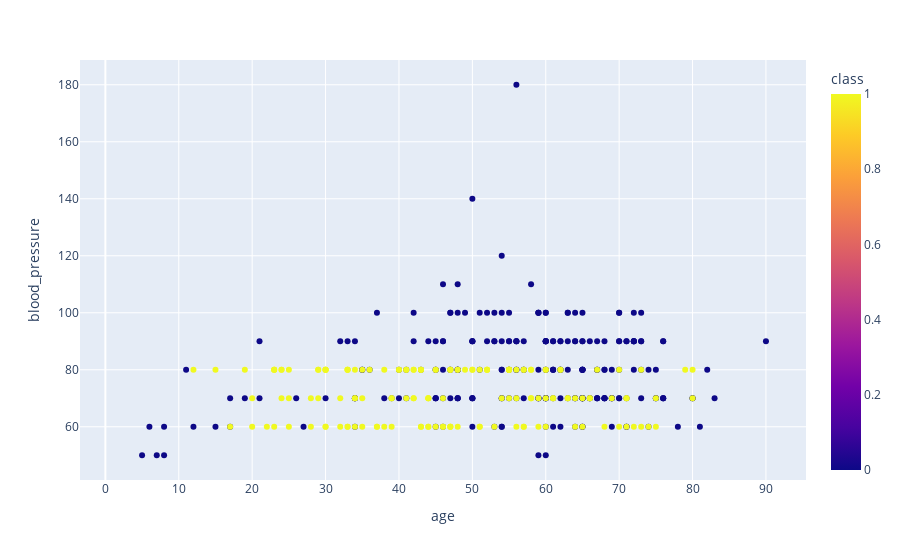

Source (notebook cell):
### Code cell
px.scatter(df, x="age", y="blood_pressure", color="class")

### Figure 1 — Plotly figure (JSON) as saved in the notebook; plotly's stock layout.template omitted (floating-point values rounded to 4 significant figures; data arrays with more than 128 entries replaced by an {"elided": "..."} marker saying what was removed)
{"data": [{"hovertemplate": "age=%{x}<br>blood_pressure=%{y}<br>class=%{marker.color}<extra></extra>", "legendgroup": "", "marker": {"color": {"elided": "400 int values"}, "coloraxis": "coloraxis", "symbol": "circle"}, "mode": "markers", "name": "", "showlegend": false, "type": "scatter", "x": {"elided": "400 int values"}, "xaxis": "x", "y": {"elided": "400 int values"}, "yaxis": "y"}], "layout": {"coloraxis": {"colorbar": {"title": {"text": "class"}}, "colorscale": [[0, "#0d0887"], [0.1111, "#46039f"], [0.2222, "#7201a8"], [0.3333, "#9c179e"], [0.4444, "#bd3786"], [0.5556, "#d8576b"], [0.6667, "#ed7953"], [0.7778, "#fb9f3a"], [0.8889, "#fdca26"], [1, "#f0f921"]]}, "legend": {"tracegroupgap": 0}, "margin": {"t": 60}, "xaxis": {"anchor": "y", "domain": [0, 1], "title": {"text": "age"}}, "yaxis": {"anchor": "x", "domain": [0, 1], "title": {"text": "blood_pressure"}}}}
